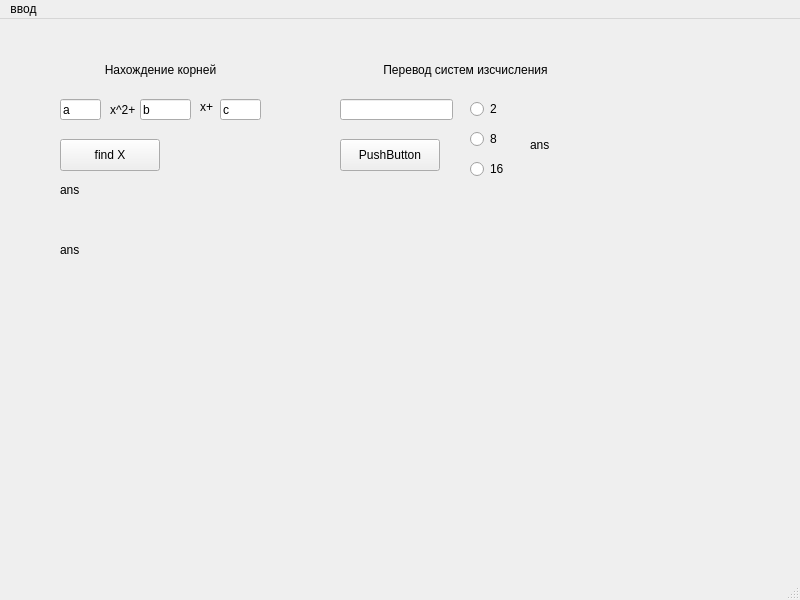
<?xml version="1.0" encoding="UTF-8"?>
<ui version="4.0">
 <class>MainWindow</class>
 <widget class="QMainWindow" name="MainWindow">
  <property name="geometry">
   <rect>
    <x>0</x>
    <y>0</y>
    <width>800</width>
    <height>600</height>
   </rect>
  </property>
  <property name="windowTitle">
   <string>MainWindow</string>
  </property>
  <widget class="QWidget" name="centralwidget">
   <widget class="QRadioButton" name="radioButton">
    <property name="geometry">
     <rect>
      <x>470</x>
      <y>80</y>
      <width>41</width>
      <height>20</height>
     </rect>
    </property>
    <property name="text">
     <string>2</string>
    </property>
   </widget>
   <widget class="QRadioButton" name="octSelButton">
    <property name="geometry">
     <rect>
      <x>470</x>
      <y>110</y>
      <width>41</width>
      <height>20</height>
     </rect>
    </property>
    <property name="text">
     <string>8</string>
    </property>
   </widget>
   <widget class="QRadioButton" name="hexSelButton">
    <property name="geometry">
     <rect>
      <x>470</x>
      <y>140</y>
      <width>41</width>
      <height>20</height>
     </rect>
    </property>
    <property name="text">
     <string>16</string>
    </property>
   </widget>
   <widget class="QLineEdit" name="inputNumberEdit">
    <property name="geometry">
     <rect>
      <x>340</x>
      <y>80</y>
      <width>113</width>
      <height>21</height>
     </rect>
    </property>
    <property name="text">
     <string/>
    </property>
   </widget>
   <widget class="QPushButton" name="pushButton">
    <property name="geometry">
     <rect>
      <x>340</x>
      <y>120</y>
      <width>100</width>
      <height>32</height>
     </rect>
    </property>
    <property name="text">
     <string>PushButton</string>
    </property>
   </widget>
   <widget class="QLabel" name="answerTab">
    <property name="geometry">
     <rect>
      <x>530</x>
      <y>110</y>
      <width>81</width>
      <height>31</height>
     </rect>
    </property>
    <property name="text">
     <string>ans</string>
    </property>
   </widget>
   <widget class="QLineEdit" name="inA">
    <property name="geometry">
     <rect>
      <x>60</x>
      <y>80</y>
      <width>41</width>
      <height>21</height>
     </rect>
    </property>
    <property name="text">
     <string>a</string>
    </property>
   </widget>
   <widget class="QLineEdit" name="inB">
    <property name="geometry">
     <rect>
      <x>140</x>
      <y>80</y>
      <width>51</width>
      <height>21</height>
     </rect>
    </property>
    <property name="text">
     <string>b</string>
    </property>
   </widget>
   <widget class="QLabel" name="label">
    <property name="geometry">
     <rect>
      <x>110</x>
      <y>80</y>
      <width>41</width>
      <height>21</height>
     </rect>
    </property>
    <property name="text">
     <string>x^2+</string>
    </property>
   </widget>
   <widget class="QPushButton" name="findX">
    <property name="geometry">
     <rect>
      <x>60</x>
      <y>120</y>
      <width>100</width>
      <height>32</height>
     </rect>
    </property>
    <property name="text">
     <string>find X</string>
    </property>
   </widget>
   <widget class="QLabel" name="label_2">
    <property name="geometry">
     <rect>
      <x>200</x>
      <y>80</y>
      <width>21</width>
      <height>16</height>
     </rect>
    </property>
    <property name="text">
     <string>x+</string>
    </property>
   </widget>
   <widget class="QLineEdit" name="inC">
    <property name="geometry">
     <rect>
      <x>220</x>
      <y>80</y>
      <width>41</width>
      <height>21</height>
     </rect>
    </property>
    <property name="text">
     <string>c</string>
    </property>
   </widget>
   <widget class="QLabel" name="ansX1">
    <property name="geometry">
     <rect>
      <x>60</x>
      <y>150</y>
      <width>201</width>
      <height>41</height>
     </rect>
    </property>
    <property name="text">
     <string>ans</string>
    </property>
   </widget>
   <widget class="QLabel" name="ansX2">
    <property name="geometry">
     <rect>
      <x>60</x>
      <y>210</y>
      <width>191</width>
      <height>41</height>
     </rect>
    </property>
    <property name="text">
     <string>ans</string>
    </property>
   </widget>
   <widget class="QLabel" name="label_3">
    <property name="geometry">
     <rect>
      <x>70</x>
      <y>30</y>
      <width>181</width>
      <height>41</height>
     </rect>
    </property>
    <property name="text">
     <string>Нахождение корней</string>
    </property>
    <property name="textFormat">
     <enum>Qt::AutoText</enum>
    </property>
    <property name="alignment">
     <set>Qt::AlignCenter</set>
    </property>
   </widget>
   <widget class="QLabel" name="label_4">
    <property name="geometry">
     <rect>
      <x>340</x>
      <y>30</y>
      <width>251</width>
      <height>41</height>
     </rect>
    </property>
    <property name="text">
     <string>Перевод систем изсчисления</string>
    </property>
    <property name="alignment">
     <set>Qt::AlignCenter</set>
    </property>
   </widget>
  </widget>
  <widget class="QMenuBar" name="menubar">
   <property name="geometry">
    <rect>
     <x>0</x>
     <y>0</y>
     <width>800</width>
     <height>24</height>
    </rect>
   </property>
   <widget class="QMenu" name="menu">
    <property name="title">
     <string>ввод</string>
    </property>
   </widget>
   <addaction name="menu"/>
  </widget>
  <widget class="QStatusBar" name="statusbar"/>
 </widget>
 <resources/>
 <connections/>
</ui>
